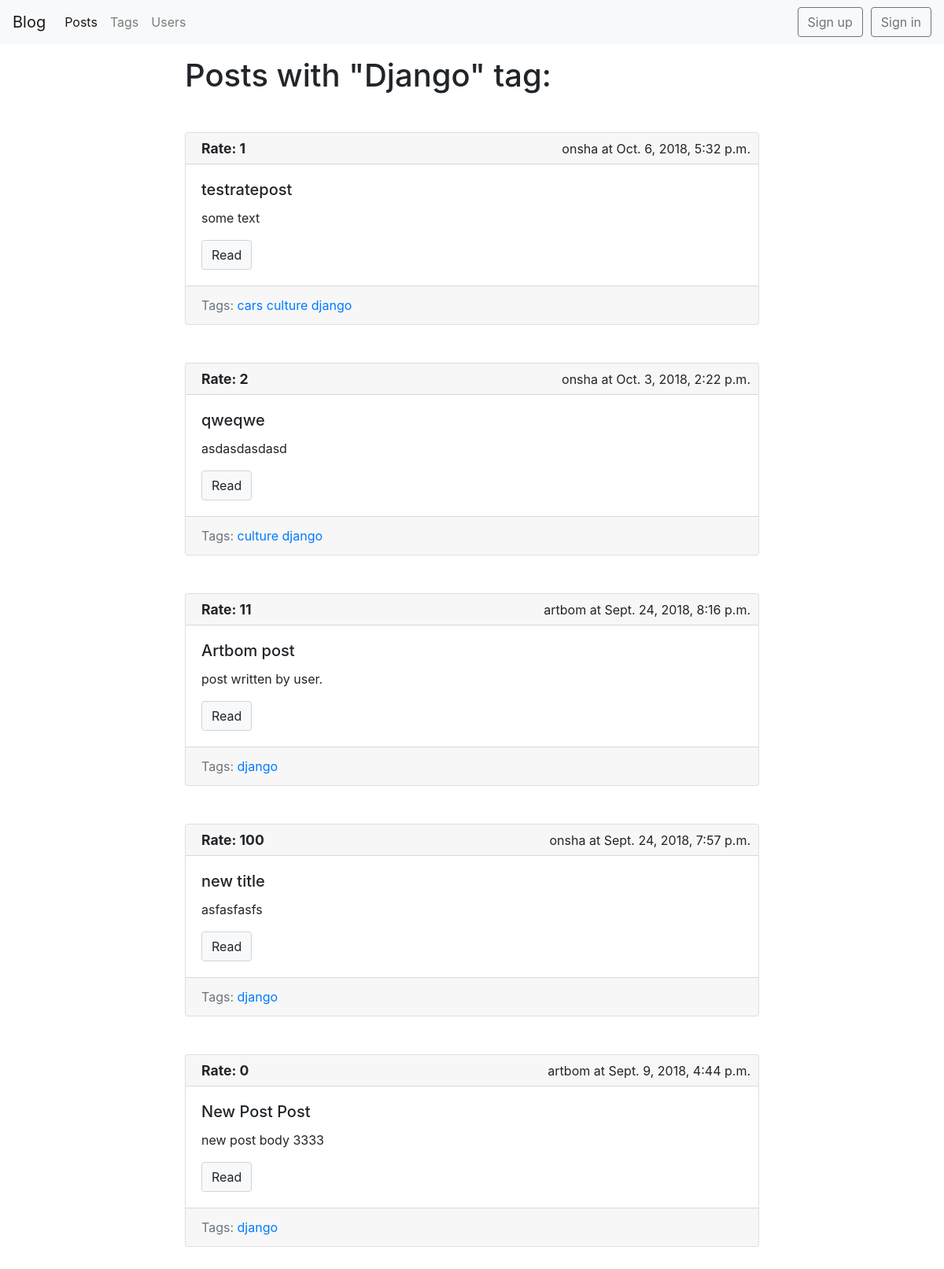
Screenshot of /blog/tag/django/ with the database file from the repository.
### blog/models.py (models this page shows, shortened)
class Tag(models.Model):
    title = models.CharField(max_length=50)
    slug = models.SlugField(max_length=50, unique=True)
    def get_absolute_url(self):
        return reverse('tag_detail_url', kwargs={'slug': self.slug})
    class Meta:
        ordering = ['title']

class Post(models.Model):
    title = models.CharField(max_length=150, db_index=True)
    slug = models.SlugField(max_length=150, unique=True, blank=True)
    body = models.TextField(blank=True, db_index=True)
    date_pub = models.DateTimeField(auto_now_add=True)
    tags = models.ManyToManyField('Tag', blank=True, related_name='posts')
    author = models.ForeignKey(BlogUser, on_delete=models.CASCADE, related_name='author', null=True, default=None)
    rating = models.IntegerField(default=0, blank=True)
    voted_users = models.ManyToManyField(BlogUser, blank=True, default=None, related_name='voted_users')
    def get_absolute_url(self):
        return reverse('post_detail_url', kwargs={'slug': self.slug})
    class Meta:
        ordering = ['-date_pub']

### blog/views.py (the view)
# urls.py: path('tag/<str:slug>/', TagDetail.as_view(), name='tag_detail_url'),
class TagDetail(ObjectDetailMixin, View):
    model = Tag
    template = 'blog/tag_detail.html'

### blog/models.py (called while the page is built)
    def __str__(self):
        return self.username

### blog/utils.py (called while the page is built, shortened)
    def get(self, request, slug):
        obj = get_object_or_404(self.model, slug__iexact=slug)
        context = {self.model.__name__.lower(): obj,
                   'admin_object': obj,
                   'user_username': request.user.username,
                   'detail': True, }
        return render(request, self.template, context=context)

### blog/templates/blog/tag_detail.html (shortened to what this page needs)
{% extends 'blog/base_blog.html' %}
{% block content %}
    <h1 class="mb-5">Posts with "{{ tag.title|title }}" tag:</h1>
    {% for post in tag.posts.all %}
        {% include 'blog/includes/post_card_template.html' %}
    {% endfor %}
{% endblock %}

### blog/templates/blog/includes/post_card_template.html (shortened to what this page needs)
<div class="card mb-5">
    {% if post.author is not None %}
    <div class="card-header ">
        <div class="header-right">
            {{ post.author }} at {{ post.date_pub }}
        </div>
        <div class="header-left">
            <p class="font-weight-bold rate">Rate: {{ post.rating }}</p>
        </div>
    </div>
    {% endif %}
    <div class="card-body">
        <h5 class="card-title">{{ post.title }}</h5>
        <p class="card-text"> {{ post.body|truncatewords:50 }}</p>
        <a href="{{ post.get_absolute_url }}" class="btn btn-light">Read</a>
    </div>
    {% if post.tags.all %}
    <div class="card-footer text-muted">
        Tags:
        {% for tag in post.tags.all %}
        <a href="{{ tag.get_absolute_url }}"> {{ tag.title }}</a>
        {% endfor %}
    </div>
    {% endif %}
</div>

### static/css/styles.css (style rules this page uses)
.btn-light { border-color: #d1d4d6 !important; }
.header-right { width:50%; position:absolute; right:10px; align:right; text-align:right; margin-bottom: 8px; margin-top:-4px; }
.header-left { width:50%; position:absolute; left:0px; align:left; text-align:left; background-color:transparent; }
.rate { position:relative; left:20px; bottom:5px; font-size:110%; }
.card-header { height: 40px; }
.card { min-width: 100%; }

### rows the page displays
Tag: title "Django", title "django"
Post: author "onsha", date_pub "Oct. 6, 2018, 5:32 p.m.", rating "1", title "testratepost", body "some text"
Tag: title "cars"
Tag: title "culture"
Post: author "onsha", date_pub "Oct. 3, 2018, 2:22 p.m.", rating "2", title "qweqwe", body "asdasdasdasd"
Post: author "artbom", date_pub "Sept. 24, 2018, 8:16 p.m.", rating "11", title "Artbom post", body "post written by user."
Post: author "onsha", date_pub "Sept. 24, 2018, 7:57 p.m.", rating "100", title "new title", body "asfasfasfs"
Post: author "artbom", date_pub "Sept. 9, 2018, 4:44 p.m.", rating "0", title "New Post Post", body "new post body 3333"
